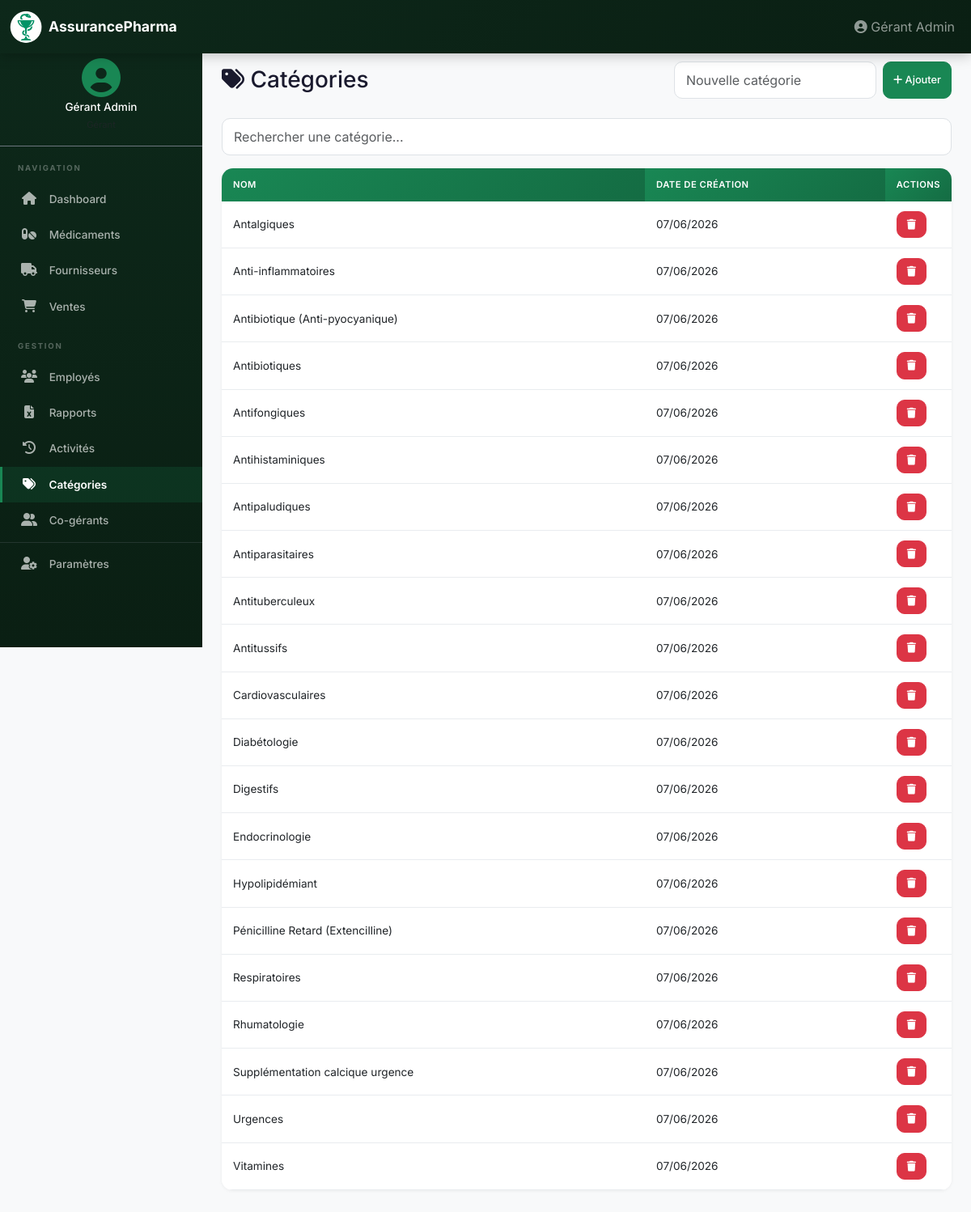
Screenshot of /categories/ (signed in) with the database file from the repository.
### app/models/__init__.py (models this page shows, shortened)
class User(UserMixin, db.Model):
    __tablename__ = 'users'
    id = db.Column(db.Integer, primary_key=True)
    email = db.Column(db.String(120), unique=True, nullable=False, index=True)
    nom = db.Column(db.String(100), nullable=False)
    prenom = db.Column(db.String(100), nullable=False)
    password_hash = db.Column(db.String(200), nullable=False)
    role = db.Column(db.String(20), default='gerant', nullable=False)
    actif = db.Column(db.Boolean, default=True)
    created_at = db.Column(db.DateTime, default=datetime.utcnow)
    parent_id = db.Column(db.Integer, db.ForeignKey('users.id'))
    @property
    def effective_gerant_id(self):
        return self.parent_id or self.id
    medicines = db.relationship('Medicine', backref='gerant', lazy=True)
    suppliers = db.relationship('Supplier', backref='gerant', lazy=True)
    employees = db.relationship('Employee', backref='gerant', lazy=True)
    activities = db.relationship('Activity', backref='user', lazy=True)
    categories = db.relationship('Category', backref='gerant', lazy=True)
    photo = db.Column(db.String(255))

class Category(db.Model):
    __tablename__ = 'categories'
    id = db.Column(db.Integer, primary_key=True)
    nom = db.Column(db.String(100), nullable=False)
    gerant_id = db.Column(db.Integer, db.ForeignKey('users.id'), nullable=False)
    created_at = db.Column(db.DateTime, default=datetime.utcnow)

### app/routes/categories.py (the view)
@categories_bp.route('/')
@login_required
def list_categories():
    categories = Category.query.filter_by(gerant_id=current_user.effective_gerant_id).order_by(Category.nom).all()
    return render_template('categories/list.html', categories=categories)

### app/models/__init__.py (called while the page is built)
@login_manager.user_loader
def load_user(user_id):
    if user_id.startswith('E'):
        return Employee.query.get(int(user_id[1:]))
    return User.query.get(int(user_id))

### app/templates/categories/list.html (shortened to what this page needs)
{% extends "base.html" %}
{% block content %}
<div class="d-flex justify-content-between align-items-center mb-4">
  <h1 class="h3 mb-0"><i class="fas fa-tags"></i> Catégories</h1>
  <form method="POST" action="{{ url_for('categories.add_category') }}" class="d-flex gap-2">
    <input type="text" name="nom" class="form-control form-control-sm" placeholder="Nouvelle catégorie" required style="max-width:250px">
    <button type="submit" class="btn btn-success btn-sm"><i class="fas fa-plus"></i> Ajouter</button>
  </form>
</div>
  <div class="mb-3">
    <input type="text" id="searchInput" class="form-control form-control-sm" placeholder="Rechercher une catégorie..." oninput="filterTable(this.value)">
  </div>
  <div class="card">
    <div class="card-body p-0">
    <div class="table-responsive">
      <table class="table table-hover mb-0">
        <thead>
          <tr>
            <th>Nom</th>
            <th>Date de création</th>
            <th style="width:80px">Actions</th>
          </tr>
        </thead>
        <tbody>
          {% for cat in categories %}
          <tr>
            <td>{{ cat.nom }}</td>
            <td>{{ cat.created_at.strftime('%d/%m/%Y') }}</td>
            <td>
              <form method="POST" action="{{ url_for('categories.delete_category', id=cat.id) }}" onsubmit="return confirm('Supprimer la catégorie « {{ cat.nom }} » ?')">
                <button type="submit" class="btn btn-sm btn-danger" title="Supprimer"><i class="fas fa-trash"></i></button>
              </form>
            </td>
          </tr>
          {% else %}
          <tr>
            <td colspan="3" class="text-center text-muted py-4">Aucune catégorie. Ajoutez-en une ci-dessus.</td>
          </tr>
          {% endfor %}
        </tbody>
      </table>
    </div>
  </div>
</div>
{% endblock %}

### app/templates/base.html (shortened to what this page needs)
<!doctype html>
<html lang="fr">
  <head>
    <link href="https://cdn.jsdelivr.net/npm/bootstrap@5.3.0/dist/css/bootstrap.min.css" rel="stylesheet" />
    <link rel="stylesheet" href="https://cdnjs.cloudflare.com/ajax/libs/font-awesome/6.5.0/css/all.min.css" />
    <link rel="stylesheet" href="{{ url_for('static', filename='css/style.css') }}" />
  </head>
  <body>
    <nav class="navbar navbar-expand-lg navbar-dark bg-primary fixed-top">
      <div class="container-fluid">
        <span class="navbar-brand">
          <img src="{{ url_for('static', filename='icons/Coupe_Hygie2.png') }}" alt="Logo" class="logo-img">
          <span class="brand-text">AssurancePharma</span>
        </span>
        <div class="collapse navbar-collapse" id="navbarNav">
          <ul class="navbar-nav ms-auto align-items-center">
            {% if current_user.is_authenticated %}
            <li class="nav-item">
              <span class="nav-link" style="cursor:default">
                <i class="fas fa-user-circle"></i>
                <span class="d-none d-md-inline">{{ current_user.prenom }} {{ current_user.nom }}</span>
              </span>
            </li>
            {% endif %}
          </ul>
        </div>
      </div>
    </nav>
    {% if current_user.is_authenticated %}
    <div class="app-layout">
      <div class="sidebar desktop-only">
        <div class="sidebar-user text-center py-3 border-bottom border-secondary">
          {% if current_user.photo %}
          <img src="{{ url_for('static', filename='uploads/' + current_user.photo) }}" alt="Photo" class="rounded-circle mb-1" style="width:50px;height:50px;object-fit:cover;border:2px solid var(--primary);">
          {% else %}
          <i class="fas fa-user-circle fa-3x mb-1" style="color:var(--primary);"></i>
          {% endif %}
          <h6 class="text-white mb-0" style="font-size:0.85rem;">{{ current_user.prenom }} {{ current_user.nom }}</h6>
          <small class="text-muted" style="font-size:0.7rem;">
          </small>
        </div>
        <div class="sidebar-section">Navigation</div>
        {% if current_user.role is defined and current_user.role in ('gerant', 'co-gerant') %}
        <a class="nav-link {% if request.endpoint == 'dashboard.index' %}active{% endif %}" href="{{ url_for('dashboard.index') }}"><i class="fas fa-home"></i> Dashboard</a>
        <a class="nav-link {% if request.endpoint and request.endpoint.startswith('medicines.') %}active{% endif %}" href="{{ url_for('medicines.list_medicines') }}"><i class="fas fa-pills"></i> Médicaments</a>
        <a class="nav-link {% if request.endpoint and request.endpoint.startswith('suppliers.') %}active{% endif %}" href="{{ url_for('suppliers.list_suppliers') }}"><i class="fas fa-truck"></i> Fournisseurs</a>
        <a class="nav-link {% if request.endpoint and request.endpoint.startswith('sales.') %}active{% endif %}" href="{{ url_for('sales.list_sales') }}"><i class="fas fa-shopping-cart"></i> Ventes</a>
        <div class="sidebar-section">Gestion</div>
        <a class="nav-link {% if request.endpoint and request.endpoint.startswith('employees.') %}active{% endif %}" href="{{ url_for('employees.list_employees') }}"><i class="fas fa-users"></i> Employés</a>
        <a class="nav-link {% if request.endpoint and request.endpoint.startswith('reports.') %}active{% endif %}" href="{{ url_for('reports.index') }}"><i class="fas fa-file-excel"></i> Rapports</a>
        <a class="nav-link {% if request.endpoint and request.endpoint.startswith('activities.') %}active{% endif %}" href="{{ url_for('activities.list_activities') }}"><i class="fas fa-history"></i> Activités</a>
        <a class="nav-link {% if request.endpoint and request.endpoint.startswith('categories.') %}active{% endif %}" href="{{ url_for('categories.list_categories') }}"><i class="fas fa-tags"></i> Catégories</a>
        {% if current_user.role == 'gerant' %}
        <a class="nav-link {% if request.endpoint and 'co_gerant' in request.endpoint %}active{% endif %}" href="{{ url_for('auth.list_co_gerants') }}"><i class="fas fa-user-friends"></i> Co-gérants</a>
        {% endif %}
        <hr class="border-secondary my-1">
        <a class="nav-link {% if request.endpoint == 'auth.profil' %}active{% endif %}" href="{{ url_for('auth.profil') }}"><i class="fas fa-user-cog"></i> Paramètres</a>
        {% endif %}
      </div>
      <div class="main-content">
    {% else %}
    <div class="container-fluid px-0">
    {% endif %}
      {% block content %}{% endblock %}
    {% if current_user.is_authenticated %}
      </div>
    </div>
    {% else %}
    </div>
    {% endif %}
  </body>
</html>

### app/static/css/style.css (style rules this page uses)
:root { --primary: #198754; --primary-dark: #146c43; --primary-light: #d1e7dd; --primary-glow: rgba(25, 135, 84, 0.15); --secondary: #6c757d; --success: #198754; --warning: #ffc107; --danger: #dc3545; --info: #0dcaf0; --dark: #1a1a2e; --gray-100: #f8f9fa; --gray-200: #e9ecef; --gray-300: #dee2e6; --gray-600: #6c757d; --sidebar-width: 250px; --nav-height: 56px; --radius: 14px; --radius-sm: 10px; --shadow: 0 1px 4px rgba(0,0,0,0.06); --shadow-lg: 0 4px 20px rgba(0,0,0,0.1); }
* { box-sizing: border-box; }
body { padding-top: var(--nav-height); font-family: "Inter", "Segoe UI", Tahoma, Geneva, Verdana, sans-serif; background-color: var(--gray-100); color: var(--dark); min-height: 100vh; -webkit-font-smoothing: antialiased; }
.brand-text { font-weight: 700; font-size: 1.1rem; }
.logo-img { width: 40px; height: 40px; border-radius: 50%; object-fit: contain; margin-right: 8px; vertical-align: middle; }
.logo-img { width: 40px; height: 40px; border-radius:50%; object-fit: contain; margin-right: 8px; vertical-align: middle; }
.app-layout { display: flex; min-height: calc(100vh - var(--nav-height)); background: var(--gray-100); }
.sidebar { width: var(--sidebar-width); background: linear-gradient(180deg, #0d281a 0%, #0a1f13 100%); flex-shrink: 0; padding-top: 0; position: sticky; top: var(--nav-height); height: calc(100vh - var(--nav-height)); overflow-y: auto; z-index: 100; }
.sidebar .nav-link { color: rgba(255, 255, 255, 0.65); padding: 12px 22px; border-radius: 0; transition: all 0.2s; border-left: 3px solid transparent; font-size: 0.85rem; font-weight: 500; }
.sidebar .nav-link.active { color: white; background: rgba(25, 135, 84, 0.18); border-left-color: var(--primary); font-weight: 600; }
.sidebar .nav-link i { width: 22px; margin-right: 10px; text-align: center; font-size: 1rem; }
.sidebar .sidebar-section { color: rgba(255,255,255,0.3); font-size: 0.6rem; text-transform: uppercase; letter-spacing: 1.8px; padding: 20px 22px 8px; font-weight: 700; }
.sidebar-user { padding: 18px 20px 14px; }
.main-content { flex: 1; padding: 20px 24px; overflow-x: hidden; width: 100%; }
.navbar-dark.bg-primary { background: linear-gradient(135deg, #0d281a 0%, #0a1f13 100%) !important; box-shadow: 0 2px 16px rgba(0, 0, 0, 0.25); }
.navbar-brand { font-weight: 700; display: flex; align-items: center; }
.card { border: none; border-radius: var(--radius); box-shadow: var(--shadow); transition: box-shadow 0.3s, transform 0.2s; margin-bottom: 1rem; overflow: hidden; }
.card-body { padding: 18px; }
.btn { border-radius: 10px; font-weight: 500; padding: 10px 18px; font-size: 0.88rem; transition: all 0.2s; }
.btn-sm { padding: 6px 12px; font-size: 0.8rem; }
.btn-success { background-color: var(--primary); border-color: var(--primary); }
.form-control, .form-select { border-radius: var(--radius-sm); border: 1px solid var(--gray-300); padding: 10px 14px; font-size: 16px; transition: border-color 0.2s, box-shadow 0.2s; }
.table { background: white; margin-bottom: 0; font-size: 0.85rem; }
.table thead th { background: linear-gradient(135deg, var(--primary) 0%, var(--primary-dark) 100%); color: white; border: none; padding: 12px 14px; font-weight: 600; font-size: 0.7rem; text-transform: uppercase; letter-spacing: 0.5px; white-space: nowrap; position: sticky; top: 0; z-index: 2; }
.table tbody td { padding: 12px 14px; border-color: var(--gray-200); vertical-align: middle; }
.table tbody tr { transition: background 0.15s; }
.bg-primary { background-color: var(--primary) !important; }

### rows the page displays
User: prenom "Gérant", nom "Admin"
Category: nom "Antalgiques", created_at "07/06/2026"
Category: nom "Anti-inflammatoires", created_at "07/06/2026"
Category: nom "Antibiotique (Anti-pyocyanique)", created_at "07/06/2026"
Category: nom "Antibiotiques", created_at "07/06/2026"
Category: nom "Antifongiques", created_at "07/06/2026"
Category: nom "Antihistaminiques", created_at "07/06/2026"
Category: nom "Antipaludiques", created_at "07/06/2026"
Category: nom "Antiparasitaires", created_at "07/06/2026"
Category: nom "Antituberculeux", created_at "07/06/2026"
Category: nom "Antitussifs", created_at "07/06/2026"
Category: nom "Cardiovasculaires", created_at "07/06/2026"
Category: nom "Diabétologie", created_at "07/06/2026"
Category: nom "Digestifs", created_at "07/06/2026"
Category: nom "Endocrinologie", created_at "07/06/2026"
Category: nom "Hypolipidémiant", created_at "07/06/2026"
Category: nom "Pénicilline Retard (Extencilline)", created_at "07/06/2026"
Category: nom "Respiratoires", created_at "07/06/2026"
Category: nom "Rhumatologie", created_at "07/06/2026"
Category: nom "Supplémentation calcique urgence", created_at "07/06/2026"
Category: nom "Urgences", created_at "07/06/2026"
Category: nom "Vitamines", created_at "07/06/2026"
